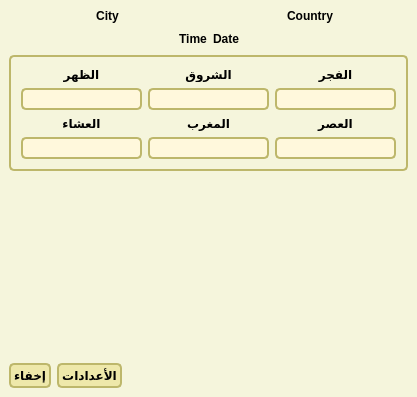
<?xml version="1.0" encoding="UTF-8"?>
<ui version="4.0">
 <class>MainWindow</class>
 <widget class="QMainWindow" name="MainWindow">
  <property name="geometry">
   <rect>
    <x>0</x>
    <y>0</y>
    <width>417</width>
    <height>397</height>
   </rect>
  </property>
  <property name="font">
   <font>
    <family>KacstQurn</family>
    <pointsize>11</pointsize>
   </font>
  </property>
  <property name="windowTitle">
   <string>Azan</string>
  </property>
  <property name="styleSheet">
   <string notr="true">.QWidget ,QDialog,QGroupBox {
   background-color: beige;
   font-family: KacstQurn ;
}

/* Nice Windows-XP-style password character. */
QLineEdit[echoMode=&quot;2&quot;] {
    lineedit-password-character: 9679;
}

/* We provide a min-width and min-height for push buttons
   so that they look elegant regardless of the width of the text. */
QPushButton {
    background-color: palegoldenrod;
    border-width: 2px;
    border-color: darkkhaki;
    border-style: solid;
    border-radius: 5;
    padding: 3px;
    min-width: 9ex;
    min-height: 2.5ex;
}

QPushButton:hover {
   background-color: khaki;
}

/* Increase the padding, so the text is shifted when the button is
   pressed. */
QPushButton:pressed {
    padding-left: 5px;
    padding-top: 5px;
    background-color: #d0d67c;
}

QLabel, QAbstractButton {
    font: bold;
}

/* Mark mandatory fields with a brownish color. */
.mandatory {
    color: brown;
}

/* Bold text on status bar looks awful. */
QStatusBar QLabel {
   font: normal;
}

QStatusBar::item {
    border-width: 1;
    border-color: darkkhaki;
    border-style: solid;
    border-radius: 2;
}

QComboBox, QLineEdit, QSpinBox, QTextEdit, QListView,QProgressBar,QscrollBar {
    background-color: cornsilk;
    selection-color: #0a214c; 
    selection-background-color: #C19A6B;
}

QListView {
    show-decoration-selected: 1;
}

QListView::item:hover {
    background-color: wheat;
}

/* We reserve 1 pixel space in padding. When we get the focus,
   we kill the padding and enlarge the border. This makes the items
   glow. */
QLineEdit, QFrame {
    border-width: 2px;
    padding: 1px;
    border-style: solid;
    border-color: darkkhaki;
    border-radius: 5px;
}

/* As mentioned above, eliminate the padding and increase the border. */
QLineEdit:focus, QFrame:focus {
    border-width: 3px;
    padding: 0px;
}

/* A QLabel is a QFrame ... */
QLabel {
    border: none;
    padding: 0;
    background: none;
}

/* A QToolTip is a QLabel ... */
QToolTip {
    border: 2px solid darkkhaki;
    padding: 5px;
    border-radius: 3px;
    opacity: 200;
}

/* Nice to have the background color change when hovered. */
QRadioButton:hover, QCheckBox:hover {
    background-color: wheat;
}

/* Force the dialog's buttons to follow the Windows guidelines. */
QDialogButtonBox {
    button-layout: 0;
}

 
</string>
  </property>
  <widget class="QWidget" name="centralwidget">
   <layout class="QVBoxLayout" name="verticalLayout">
    <item>
     <layout class="QHBoxLayout" name="horizontalLayout_5">
      <item>
       <widget class="QLabel" name="lblCurrentCity">
        <property name="styleSheet">
         <string notr="true"/>
        </property>
        <property name="text">
         <string>City</string>
        </property>
        <property name="alignment">
         <set>Qt::AlignCenter</set>
        </property>
       </widget>
      </item>
      <item>
       <widget class="QLabel" name="lblCurrentCountry">
        <property name="text">
         <string>Country</string>
        </property>
        <property name="alignment">
         <set>Qt::AlignCenter</set>
        </property>
       </widget>
      </item>
     </layout>
    </item>
    <item>
     <layout class="QHBoxLayout" name="horizontalLayout_4">
      <item>
       <spacer name="horizontalSpacer_4">
        <property name="orientation">
         <enum>Qt::Horizontal</enum>
        </property>
        <property name="sizeHint" stdset="0">
         <size>
          <width>40</width>
          <height>20</height>
         </size>
        </property>
       </spacer>
      </item>
      <item>
       <widget class="QLabel" name="lblCurrentTime">
        <property name="text">
         <string>Time</string>
        </property>
        <property name="alignment">
         <set>Qt::AlignCenter</set>
        </property>
       </widget>
      </item>
      <item>
       <widget class="QLabel" name="lblCurrentDate">
        <property name="text">
         <string>Date</string>
        </property>
        <property name="alignment">
         <set>Qt::AlignCenter</set>
        </property>
       </widget>
      </item>
      <item>
       <spacer name="horizontalSpacer_5">
        <property name="orientation">
         <enum>Qt::Horizontal</enum>
        </property>
        <property name="sizeHint" stdset="0">
         <size>
          <width>40</width>
          <height>20</height>
         </size>
        </property>
       </spacer>
      </item>
     </layout>
    </item>
    <item>
     <widget class="QFrame" name="frame">
      <property name="layoutDirection">
       <enum>Qt::RightToLeft</enum>
      </property>
      <layout class="QGridLayout" name="gridLayout">
       <item row="0" column="0">
        <widget class="QLabel" name="lblFajr">
         <property name="text">
          <string>الفجر</string>
         </property>
         <property name="alignment">
          <set>Qt::AlignCenter</set>
         </property>
        </widget>
       </item>
       <item row="0" column="1">
        <widget class="QLabel" name="lblShrook">
         <property name="text">
          <string>الشروق</string>
         </property>
         <property name="alignment">
          <set>Qt::AlignCenter</set>
         </property>
        </widget>
       </item>
       <item row="0" column="2">
        <widget class="QLabel" name="lblZuhr">
         <property name="text">
          <string>الظهر</string>
         </property>
         <property name="alignment">
          <set>Qt::AlignCenter</set>
         </property>
        </widget>
       </item>
       <item row="1" column="0">
        <widget class="QLineEdit" name="txtFajr">
         <property name="alignment">
          <set>Qt::AlignCenter</set>
         </property>
         <property name="readOnly">
          <bool>true</bool>
         </property>
        </widget>
       </item>
       <item row="1" column="1">
        <widget class="QLineEdit" name="txtShrouk">
         <property name="alignment">
          <set>Qt::AlignCenter</set>
         </property>
         <property name="readOnly">
          <bool>true</bool>
         </property>
        </widget>
       </item>
       <item row="1" column="2">
        <widget class="QLineEdit" name="txtZuhr">
         <property name="alignment">
          <set>Qt::AlignCenter</set>
         </property>
         <property name="readOnly">
          <bool>true</bool>
         </property>
        </widget>
       </item>
       <item row="2" column="0">
        <widget class="QLabel" name="lblAsr">
         <property name="text">
          <string>العصر</string>
         </property>
         <property name="alignment">
          <set>Qt::AlignCenter</set>
         </property>
        </widget>
       </item>
       <item row="2" column="1">
        <widget class="QLabel" name="lblMaghrib">
         <property name="text">
          <string>المغرب</string>
         </property>
         <property name="alignment">
          <set>Qt::AlignCenter</set>
         </property>
        </widget>
       </item>
       <item row="2" column="2">
        <widget class="QLabel" name="lblIsha">
         <property name="styleSheet">
          <string notr="true">font: 11pt &quot;KacstQurn&quot;;</string>
         </property>
         <property name="text">
          <string>العشاء</string>
         </property>
         <property name="alignment">
          <set>Qt::AlignCenter</set>
         </property>
        </widget>
       </item>
       <item row="3" column="0">
        <widget class="QLineEdit" name="txtAsr">
         <property name="alignment">
          <set>Qt::AlignCenter</set>
         </property>
         <property name="readOnly">
          <bool>true</bool>
         </property>
        </widget>
       </item>
       <item row="3" column="1">
        <widget class="QLineEdit" name="txtMaghrib">
         <property name="styleSheet">
          <string notr="true"/>
         </property>
         <property name="alignment">
          <set>Qt::AlignCenter</set>
         </property>
         <property name="readOnly">
          <bool>true</bool>
         </property>
        </widget>
       </item>
       <item row="3" column="2">
        <widget class="QLineEdit" name="txtIshaa">
         <property name="alignment">
          <set>Qt::AlignCenter</set>
         </property>
         <property name="readOnly">
          <bool>true</bool>
         </property>
        </widget>
       </item>
      </layout>
     </widget>
    </item>
    <item>
     <spacer name="verticalSpacer">
      <property name="orientation">
       <enum>Qt::Vertical</enum>
      </property>
      <property name="sizeHint" stdset="0">
       <size>
        <width>20</width>
        <height>40</height>
       </size>
      </property>
     </spacer>
    </item>
    <item>
     <layout class="QHBoxLayout" name="horizontalLayout_2">
      <item>
       <widget class="QPushButton" name="btnHide">
        <property name="text">
         <string>إخفاء</string>
        </property>
       </widget>
      </item>
      <item>
       <widget class="QPushButton" name="btnSettings">
        <property name="text">
         <string>الأعدادات</string>
        </property>
       </widget>
      </item>
      <item>
       <spacer name="horizontalSpacer_3">
        <property name="orientation">
         <enum>Qt::Horizontal</enum>
        </property>
        <property name="sizeHint" stdset="0">
         <size>
          <width>40</width>
          <height>20</height>
         </size>
        </property>
       </spacer>
      </item>
     </layout>
    </item>
   </layout>
  </widget>
  <widget class="QMenuBar" name="menubar">
   <property name="geometry">
    <rect>
     <x>0</x>
     <y>0</y>
     <width>417</width>
     <height>27</height>
    </rect>
   </property>
  </widget>
  <action name="actionShow">
   <property name="text">
    <string>إظهار</string>
   </property>
  </action>
  <action name="actionClose">
   <property name="text">
    <string>إنهاء البرنامج</string>
   </property>
  </action>
  <action name="actionStopAzan">
   <property name="text">
    <string>إيقاف صوت الأذان</string>
   </property>
  </action>
 </widget>
 <resources/>
 <connections/>
</ui>
